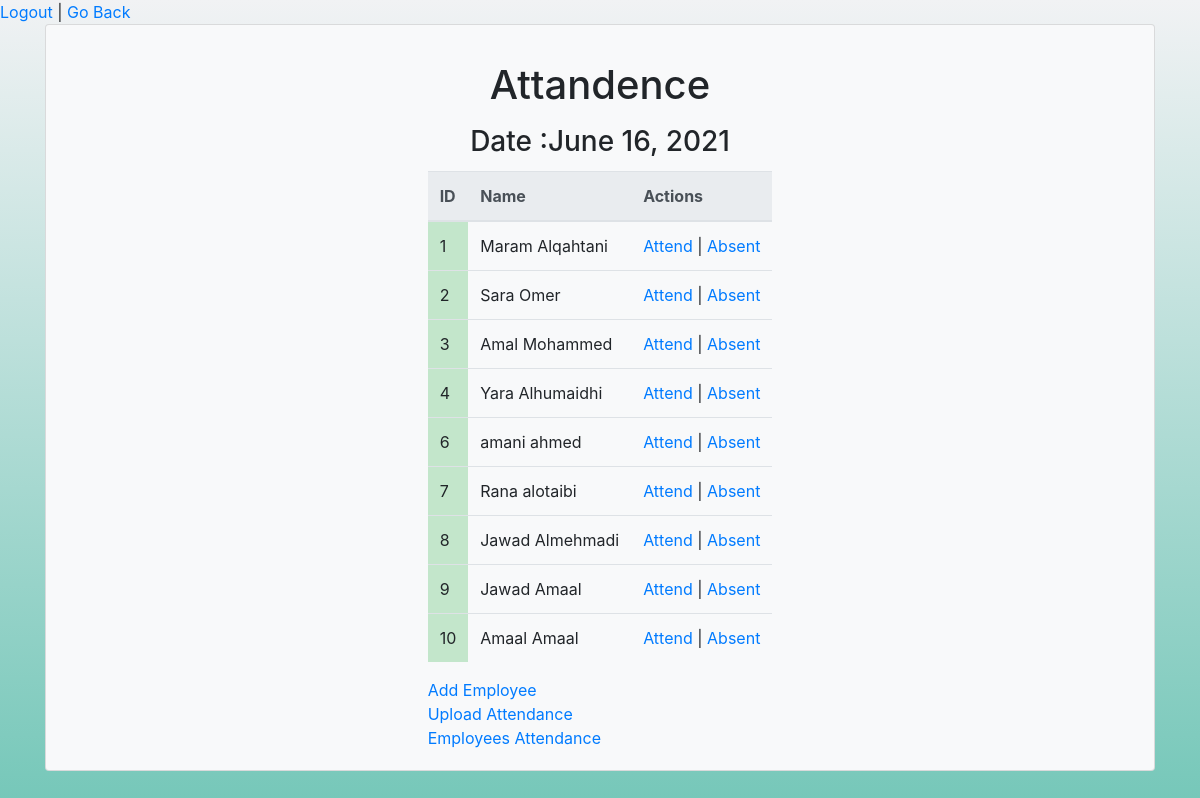
/attandence, run on the app's committed database.
### employee_app/models.py (models this page shows)
class User(models.Model):
    first_name = models.CharField(max_length=45)
    last_name = models.CharField(max_length=45)
    birthday = models.DateField(default=datetime.now())
    position = models.BooleanField(default=False)
    total_salary = models.FloatField(default=0)
    email = models.CharField(max_length=255)
    user_name = models.CharField(max_length=50)
    password = models.CharField(max_length=255)
    created_at = models.DateTimeField(auto_now_add=True)
    updated_at = models.DateTimeField(auto_now=True)
    objects = UserManager()
    department =models.ForeignKey(Department, related_name="users",on_delete=models.CASCADE,null=True)

### employee_app/views.py (the view)
# urls.py: path('attandence',views.attandence),
def attandence(request):
        context = {
            'emp' : User.objects.all(),
            'date':date.today()
        }
        return render(request, "attandance.html", context)

### employee_app/templates/attandance.html (shortened to what this page needs)
<!DOCTYPE html>
<html lang="en">
<head>
    {% load static %}
    <link rel="stylesheet" href="https://maxcdn.bootstrapcdn.com/bootstrap/4.0.0/css/bootstrap.min.css">
    <link rel="stylesheet" type="text/css" href="{% static 'css/style.css' %}">
</head>
<body>
    <a href="/logout"> Logout </a>| <a href="/login"> Go Back </a>
    <div class="container">
        <div class="card bg-light">
            <div class="card-body mx-auto" style="max-width: 1000px;">
            <div>
                <h1 class="card-title mt-3 text-center">Attandence</h1>
                <h3 class="card-title mt-3 text-center" >Date :{{ date }}</h3>
                <table class="table">
                    <thead class="thead-light">
                        <th>ID</th>
                        <th>Name</th>
                        <th>Actions</th>
                    </thead>
                    <tbody>
                    {% for i in emp %}
                    <tr>
                        <td class="table-success">{{ i.id }}</td>
                        <td>{{ i.first_name }} {{ i.last_name}}</td>
                        <td>
                            <a href="/attandence/{{i.id}}/attended">Attend</a> | <a href="/attandence/{{i.id}}/absent">Absent</a>
                        </td>
                    </tr>
                    {% endfor %}
                    </tbody>
                </table>
            </div>
            <div>
                <a href="/add_emp">Add Employee</a>
            </div>
            <div>
                <a href="/upload">Upload Attendance</a>
            </div>
            <div>
                <a href="/add_attendanc">Employees Attendance</a>
            </div>
        </div>
    </div>
</body>

### employee_app/static/css/style.css (style rules this page uses)
body { height: 100%; background-image: linear-gradient(to top, #63C1B0,#f1f2f4); }
.container { height: 900px; }

### data on the page
User: id "1", first_name "Maram", last_name "Alqahtani"
User: id "2", first_name "Sara", last_name "Omer"
User: id "3", first_name "Amal", last_name "Mohammed"
User: id "4", first_name "Yara", last_name "Alhumaidhi"
User: id "6", first_name "amani", last_name "ahmed"
User: id "7", first_name "Rana", last_name "alotaibi"
User: id "8", first_name "Jawad", last_name "Almehmadi"
User: id "9", first_name "Jawad", last_name "Amaal"
User: id "10", first_name "Amaal", last_name "Amaal"
